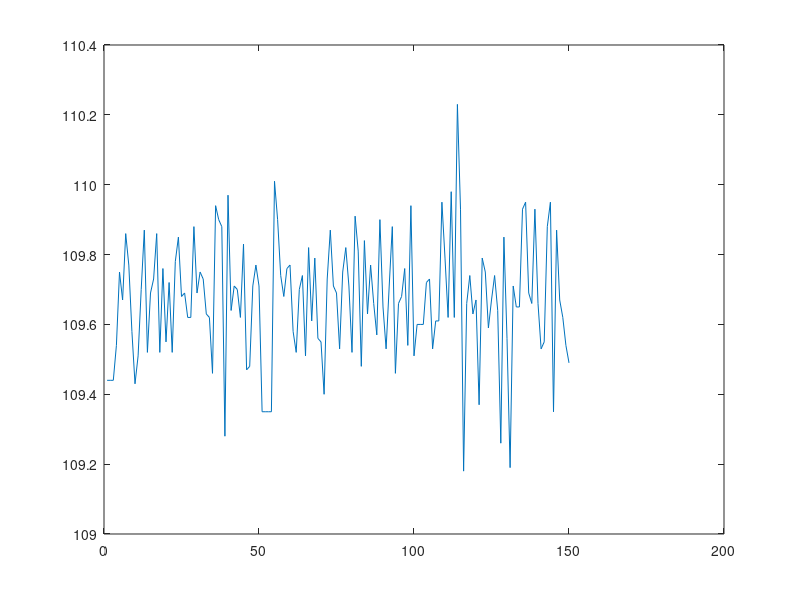

Here is the MATLAB script that generated this plot:

#c1,c2 y c3: 50mm
c1= [87.29,87.29,87.29,87.78,87.47,86.74,87.96,87.87,87.23,87.44,86.67,86.67,88.25,87.60,87.21,88.79,87.78,87.16,87.98,86.73,87.21,87.20,85.99,87.62,86.64,88.68,87.13,86.33,87.55,87.13,87.50,87.03,86.85,86.27,87.33,88.06,87.75,87.02,87.15,87.11,87.55,87.28,87.89,87.53,87.72,87.18,87.19,87.36,87.46,87.22];

c2= [87.21,87.21,87.21,87.37,86.45,87.65,87.99,87.01,87.40,86.91,87.64,85.93,86.01,88.15,87.15,86.70,87.24,87.16,87.80,87.00,87.47,87.50,87.48,87.14,86.84,86.43,88.56,87.37,87.93,88.30,86.95,88.21,87.00,88.12,88.16,86.93,86.74,87.34,86.87,87.41,88.29,87.67,87.80,87.33,86.69,87.13,88.07,86.46,87.71,87.06];

c3= [87.51,87.51,87.51,87.80,87.57,88.24,86.69,87.35,86.57,85.99,86.31,87.57,88.73,87.43,87.46,87.35,87.62,87.28,86.81,87.81,88.37,86.88,88.19,87.99,86.39,87.69,87.44,87.37,86.31,86.76,86.85,88.36,87.55,88.11,88.19,87.59,87.94,86.67,87.78,87.77,88.28,86.87,86.59,87.06,86.87,87.23,87.06,86.75,87.25,87.53];

c50mm= [c1, c2, c3];




#c4, c5, c6: 100mm
c4= [91.89,91.89,91.89,91.66,91.57,91.78,91.65,92.23,92.33,91.77,92.37,91.34,90.80,92.63,91.63,91.82,91.92,92.36,90.68,92.38,90.46,91.68,91.07,91.74,91.75,91.85,91.23,91.81,91.34,91.07,91.48,91.20,92.05,91.45,90.92,91.58,92.07,91.50,92.57,91.60,92.00,92.46,91.74,92.10,91.92,92.40,92.77,92.12,91.77,91.86];

c5= [91.84,91.84,91.84,91.94,91.46,92.12,91.60,91.20,91.43,91.69,91.56,91.64,91.87,92.11,91.26,90.45,91.33,91.54,92.26,91.75,91.97,91.61,90.99,91.34,91.88,91.18,92.18,92.06,91.73,91.50,92.03,91.74,91.53,91.46,92.37,91.92,92.15,91.33,91.67,91.35,90.83,91.88,91.97,90.89,92.19,91.26,91.90,91.42,92.61,91.81];

c6= [92.21,92.21,92.21,92.58,91.93,91.69,92.43,91.38,92.56,91.51,91.13,91.94,91.34,91.69,91.86,92.20,90.93,92.97,91.23,91.32,92.03,91.71,91.97,92.19,92.32,92.32,92.17,91.83,92.02,91.86,92.21,91.91,91.98,91.79,91.74,91.97,91.95,91.53,91.08,92.46,91.49,91.79,91.94,91.70,91.37,91.45,92.02,91.41,91.53,91.37];

c100mm= [c4, c5, c6];




#c7, c8, c9: 150mm
c7= [95.15,95.15,95.15,95.46,94.42,94.57,94.88,94.93,94.72,94.52,94.61,95.00,94.79,94.65,94.65,94.72,94.35,94.50,94.80,94.46,94.58,94.53,94.73,94.48,94.99,94.55,94.29,94.87,94.38,94.72,94.62,94.66,94.83,94.77,94.88,94.78,94.39,94.94,95.09,94.78,94.72,94.61,94.47,95.30,94.62,94.57,94.70,94.65,94.64,94.64];

c8= [94.86,94.86,94.86,94.66,94.25,94.51,94.50,95.24,94.61,94.93,94.70,95.12,94.78,94.47,94.70,94.60,94.58,94.79,94.99,94.77,94.74,94.74,94.81,94.21,94.57,94.67,94.68,94.08,94.95,94.33,94.37,94.42,94.55,94.49,94.82,94.53,94.74,94.71,94.62,94.50,94.66,94.58,95.05,95.23,94.86,94.70,94.65,94.68,94.49,94.92];

c9= [94.84,94.84,94.84,94.76,94.50,94.94,94.88,94.81,94.81,94.64,94.59,94.59,94.85,94.76,94.97,94.77,94.67,94.63,94.72,94.61,94.47,94.83,94.97,94.87,94.55,94.56,94.77,94.53,94.69,94.54,94.46,94.31,94.52,94.71,94.91,94.80,94.69,94.40,94.87,94.79,94.25,94.49,94.42,94.92,94.60,94.74,94.82,94.94,94.60,94.46];

c150mm= [c7, c8, c9];




#c10, c11, c12: 200mm
c10= [96.62,96.62,96.62,96.66,97.27,96.84,96.86,96.77,96.84,96.80,97.03,96.87,96.79,96.90,96.65,96.98,96.88,97.30,96.94,96.75,96.74,96.97,97.35,96.99,96.99,96.79,97.26,96.83,96.77,96.99,97.03,97.39,97.29,96.92,96.32,96.86,96.85,96.94,97.31,97.00,96.83,97.00,96.87,96.97,96.90,97.04,96.97,97.12,96.50,96.75];

c11= [96.77,96.77,96.77,96.78,97.52,96.88,97.01,97.04,96.97,96.93,97.16,96.97,97.15,96.88,97.37,96.77,97.29,97.11,96.84,96.96,96.89,96.76,96.96,97.06,97.04,96.87,97.22,96.63,97.23,96.81,97.00,96.97,96.65,97.05,97.10,96.95,96.93,96.61,97.09,96.81,96.96,97.02,96.79,97.17,96.77,96.51,96.73,96.83,96.92,96.89];

c12= [96.58,96.58,96.58,96.60,96.65,97.42,97.22,97.22,96.71,97.03,96.99,96.83,97.30,96.84,96.92,96.38,96.76,96.93,96.90,96.72,96.98,96.89,96.80,97.13,96.89,96.98,96.60,97.44,97.01,97.04,96.43,97.01,97.07,97.08,97.03,96.82,96.79,96.45,97.26,96.61,96.85,96.79,97.13,97.09,96.55,96.80,96.92,96.98,96.67,96.73];

c200mm= [c10, c11, c12];




#c13, c14, c15: 250mm
c13= [99.25,99.25,99.25,99.30,99.08,99.17,99.40,99.74,99.93,99.33,99.43,99.22,99.23,98.88,99.60,98.90,99.07,99.51,99.48,99.53,99.20,99.22,99.48,99.48,99.24,99.28,99.54,99.49,99.18,99.44,99.32,99.29,99.25,99.34,99.15,99.42,99.59,99.96,99.31,99.14,99.70,99.61,99.39,99.48,99.18,99.46,99.35,99.53,99.30,99.34];

c14= [99.23,99.23,99.23,99.38,98.81,99.54,99.56,99.46,99.61,99.63,99.30,99.52,98.93,99.53,99.56,99.40,99.59,99.53,99.60,99.28,99.68,99.28,99.29,99.43,99.36,99.17,99.04,99.39,99.46,99.41,99.04,99.87,99.43,99.17,99.36,99.50,99.09,99.49,99.41,99.68,99.43,99.33,99.39,99.90,99.14,99.28,99.17,98.99,99.35,99.29];

c15= [98.96,98.96,98.96,99.01,99.00,99.27,99.80,99.88,99.41,99.44,99.26,99.87,99.43,99.20,98.97,98.99,99.32,99.60,99.19,99.64,99.37,99.41,99.29,99.20,99.51,99.23,99.55,99.35,99.42,99.21,99.29,99.40,99.53,99.53,99.41,99.14,99.22,99.67,99.46,98.88,99.50,99.26,99.32,99.26,99.02,99.59,99.44,99.27,99.25,99.19];

c250mm= [c13, c14, c15];




#c16, c17, c18: 300mm
c16= [101.79,101.79,101.79,101.78,102.16,101.89,102.05,102.48,101.68,102.16,102.22,101.90,101.84,101.75,101.90,102.07,101.86,101.83,101.80,101.68,102.00,101.77,101.90,101.97,101.63,102.04,101.96,102.17,102.10,101.69,102.30,101.83,101.90,102.21,101.55,101.70,102.22,101.75,102.00,101.95,101.72,102.02,101.77,102.14,101.84,101.93,101.88,102.01,101.50,101.82];

c17= [101.62,101.62,101.62,101.51,102.16,101.75,102.14,102.12,101.96,102.26,101.89,101.78,102.00,102.09,101.79,102.17,101.76,101.93,101.99,101.95,102.13,102.12,102.06,102.14,101.83,102.16,101.90,102.18,102.08,102.07,102.07,101.95,102.05,101.77,101.86,101.53,102.22,101.81,101.74,102.18,102.06,102.18,102.06,101.86,101.92,101.73,101.97,102.21,101.50,101.78];

c18= [101.95,101.95,101.95,101.99,101.67,102.15,101.80,101.98,101.69,102.10,101.82,102.05,101.94,101.84,102.14,101.93,102.04,101.90,102.05,101.86,102.20,101.78,102.05,101.85,101.76,101.76,102.05,101.66,102.17,101.51,101.87,101.81,102.11,101.91,101.98,101.94,102.02,101.95,101.91,101.75,101.95,102.15,102.07,101.87,102.11,102.22,102.12,101.69,102.00,102.08];

c300mm= [c16, c17, c18];




#c19, c20, c21: 350mm
c19= [104.45,104.45,104.45,104.47,103.90,103.88,104.34,104.13,104.17,103.99,104.03,103.95,103.62,104.27,104.16,103.86,103.86,103.99,103.89,104.16,103.81,103.45,104.06,104.18,104.15,104.27,103.79,103.47,104.30,103.99,103.94,104.08,104.06,103.75,104.16,104.12,104.12,104.06,103.90,104.16,104.04,104.07,104.18,104.37,104.05,103.78,104.15,104.34,103.96,103.94];

c20= [104.37,104.37,104.37,104.26,103.83,104.22,103.97,104.12,103.98,104.00,104.06,103.90,104.17,104.07,104.06,103.74,104.05,103.95,103.80,104.00,104.06,104.03,103.85,104.55,104.10,104.18,104.04,104.00,103.78,104.46,103.66,104.09,104.19,103.87,104.30,104.01,104.00,104.03,103.98,104.07,103.99,104.15,104.00,103.93,104.00,103.87,103.89,104.11,104.08,104.22];

c21= [104.14,104.14,104.14,104.24,104.20,104.25,103.78,103.79,103.98,104.25,103.93,103.91,104.13,103.82,103.93,104.18,104.26,103.88,104.03,104.06,104.04,103.97,103.81,104.12,104.17,104.13,104.27,104.09,104.12,104.29,104.15,103.85,103.99,103.99,103.91,104.18,104.15,103.94,104.18,103.90,104.32,104.14,104.25,103.64,103.80,104.06,103.87,104.07,104.05,103.96];

c350mm= [c19, c20, c21];




#c22, c23, c24: 400mm
c22= [106.43,106.43,106.43,106.32,105.99,106.55,106.45,106.15,106.54,106.47,106.37,106.45,106.37,105.78,106.43,105.89,106.16,106.35,106.35,106.30,106.30,106.78,105.96,106.41,105.92,106.38,106.23,106.14,106.05,106.38,106.34,106.17,106.27,105.55,106.23,106.30,106.64,105.84,106.55,105.91,106.47,105.75,106.26,106.44,106.18,106.09,105.93,106.40,106.39,105.88];

c23= [105.88,105.88,105.88,105.96,106.10,106.12,106.27,106.69,106.19,106.53,106.00,105.95,106.25,105.95,106.08,105.97,106.27,106.19,105.95,106.41,106.35,106.35,106.43,106.06,106.46,106.35,106.34,106.56,105.89,106.66,106.38,106.16,106.34,106.15,106.27,106.32,106.46,106.37,106.15,106.01,106.27,106.04,106.42,106.13,106.52,106.15,106.25,106.42,106.21,106.41];

c24= [106.17,106.17,106.17,106.25,106.09,106.21,106.05,106.21,106.13,106.47,106.20,106.13,106.51,106.26,106.32,106.32,106.07,106.41,106.25,106.38,106.17,106.33,106.50,105.98,106.77,106.41,106.32,106.17,106.23,106.46,106.33,106.19,106.30,106.07,106.35,106.11,106.52,106.14,106.22,105.94,106.38,106.00,106.52,106.04,106.34,106.15,106.26,106.13,106.43,106.04];

c400mm= [c22, c23, c24];




#c25, c26, c27: 450mm
c25= [108.09,108.09,108.09,108.16,107.69,107.94,107.63,108.07,107.83,108.07,107.79,107.72,108.27,107.52,107.95,107.69,107.98,107.80,107.94,107.78,108.05,107.68,107.91,107.87,107.94,107.96,107.96,107.95,108.02,107.90,107.87,107.90,107.66,107.80,107.56,107.69,107.76,107.91,107.85,107.51,107.83,107.68,107.80,107.70,107.94,107.78,108.02,107.72,107.74,107.82];

c26= [107.96,107.96,107.96,108.08,107.74,107.96,107.91,107.69,108.02,107.79,107.85,107.86,107.74,107.67,107.53,107.84,107.70,107.95,107.76,108.22,107.81,107.90,107.80,108.03,108.13,107.66,107.93,107.34,107.96,107.76,107.86,107.96,107.84,107.94,107.68,107.94,107.63,107.82,107.80,107.72,107.97,107.84,108.20,108.51,107.94,107.67,108.09,107.76,107.58,107.99];

c27= [108.14,108.14,108.14,107.93,107.79,107.67,108.02,108.01,107.75,107.71,107.83,107.70,107.97,108.00,107.89,107.88,107.68,107.82,107.77,107.56,107.75,107.49,107.94,107.88,107.96,107.82,107.82,107.62,107.65,107.60,107.69,108.20,107.75,107.43,107.75,108.16,107.99,107.86,107.64,107.61,107.79,108.05,107.78,107.92,107.97,107.71,107.89,107.74,107.93,107.43];

c450mm= [c25, c26, c27];



#c28, c29, c30: 500mm
c28= [109.44,109.44,109.44,109.54,109.75,109.67,109.86,109.77,109.58,109.43,109.51,109.70,109.87,109.52,109.69,109.73,109.86,109.52,109.76,109.55,109.72,109.52,109.78,109.85,109.68,109.69,109.62,109.62,109.88,109.69,109.75,109.73,109.63,109.62,109.46,109.94,109.90,109.88,109.28,109.97,109.64,109.71,109.70,109.62,109.83,109.47,109.48,109.71,109.77,109.71];

c29= [109.35,109.35,109.35,109.35,110.01,109.90,109.74,109.68,109.76,109.77,109.58,109.52,109.70,109.74,109.51,109.82,109.61,109.79,109.56,109.55,109.40,109.73,109.87,109.71,109.69,109.53,109.75,109.82,109.71,109.52,109.91,109.81,109.48,109.84,109.63,109.77,109.66,109.57,109.90,109.65,109.53,109.71,109.88,109.46,109.66,109.68,109.76,109.54,109.94,109.51];

c30= [109.60,109.60,109.60,109.72,109.73,109.53,109.61,109.61,109.95,109.79,109.62,109.98,109.62,110.23,109.93,109.18,109.66,109.74,109.63,109.67,109.37,109.79,109.75,109.59,109.67,109.74,109.64,109.26,109.85,109.56,109.19,109.71,109.65,109.65,109.93,109.95,109.69,109.66,109.93,109.66,109.53,109.55,109.88,109.95,109.35,109.87,109.67,109.62,109.54,109.49];

c500mm= [c28, c29, c30];




c= c500mm;
x=1:1:length(c);

media= mean(c);
s= ["media: ", num2str(media)];
disp(s);
plot(x, c);























